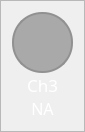
                     <widget class="QFrame" name="frame_ch3">
                      <property name="maximumSize">
                       <size>
                        <width>80</width>
                        <height>150</height>
                       </size>
                      </property>
                      <property name="styleSheet">
                       <string notr="true">QFrame{
	
	border-color: rgb(255, 98, 92);
}

QLabel{
	color: #FFF;
}</string>
                      </property>
                      <property name="frameShape">
                       <enum>QFrame::StyledPanel</enum>
                      </property>
                      <property name="frameShadow">
                       <enum>QFrame::Raised</enum>
                      </property>
                      <layout class="QVBoxLayout" name="verticalLayout_9">
                       <property name="spacing">
                        <number>0</number>
                       </property>
                       <item>
                        <widget class="QFrame" name="frame_ch3_color">
                         <property name="sizePolicy">
                          <sizepolicy hsizetype="Fixed" vsizetype="Fixed">
                           <horstretch>0</horstretch>
                           <verstretch>0</verstretch>
                          </sizepolicy>
                         </property>
                         <property name="minimumSize">
                          <size>
                           <width>61</width>
                           <height>61</height>
                          </size>
                         </property>
                         <property name="maximumSize">
                          <size>
                           <width>1000</width>
                           <height>61</height>
                          </size>
                         </property>
                         <property name="sizeIncrement">
                          <size>
                           <width>1</width>
                           <height>1</height>
                          </size>
                         </property>
                         <property name="styleSheet">
                          <string notr="true">border: 2px solid rgb(145, 145, 145);
border-radius: 30px;
background-color: rgb(169, 169, 169)</string>
                         </property>
                         <property name="frameShape">
                          <enum>QFrame::StyledPanel</enum>
                         </property>
                         <property name="frameShadow">
                          <enum>QFrame::Raised</enum>
                         </property>
                        </widget>
                       </item>
                       <item>
                        <widget class="QLabel" name="label_ch3">
                         <property name="minimumSize">
                          <size>
                           <width>61</width>
                           <height>0</height>
                          </size>
                         </property>
                         <property name="maximumSize">
                          <size>
                           <width>16777215</width>
                           <height>30</height>
                          </size>
                         </property>
                         <property name="font">
                          <font>
                           <family>DM Sans</family>
                           <pointsize>13</pointsize>
                           <weight>50</weight>
                           <italic>false</italic>
                           <bold>false</bold>
                          </font>
                         </property>
                         <property name="text">
                          <string>Ch3</string>
                         </property>
                         <property name="alignment">
                          <set>Qt::AlignCenter</set>
                         </property>
                        </widget>
                       </item>
                       <item>
                        <widget class="QLabel" name="label_ch3_value">
                         <property name="minimumSize">
                          <size>
                           <width>61</width>
                           <height>0</height>
                          </size>
                         </property>
                         <property name="maximumSize">
                          <size>
                           <width>16777215</width>
                           <height>30</height>
                          </size>
                         </property>
                         <property name="font">
                          <font>
                           <family>DM Sans</family>
                           <pointsize>12</pointsize>
                           <weight>50</weight>
                           <italic>false</italic>
                           <bold>false</bold>
                          </font>
                         </property>
                         <property name="styleSheet">
                          <string notr="true">font:12pt</string>
                         </property>
                         <property name="text">
                          <string>NA</string>
                         </property>
                         <property name="alignment">
                          <set>Qt::AlignCenter</set>
                         </property>
                        </widget>
                       </item>
                      </layout>
                     </widget>
